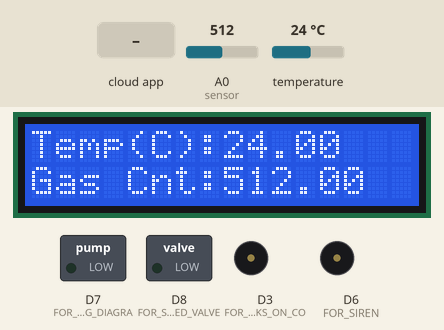
This sketch was run on a simulated ESP8266 (NodeMCU). Parts: 16×2 character LCD, switched loads named in the sketch (green lamp = pin HIGH), buzzer (waves = sounding, pin HIGH). The test bench sets the inputs (shaded band); at power-on: A0 (sensor) = 512, temperature 24 °C.

Above: at 2.4 s.
2.5 s: A0 (sensor) set to 982
At 4.6 s:
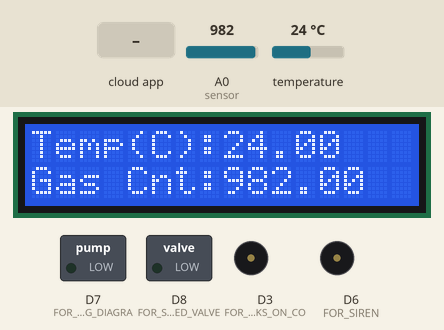
4.9 s: A0 (sensor) set to 1010
At 6.3 s:
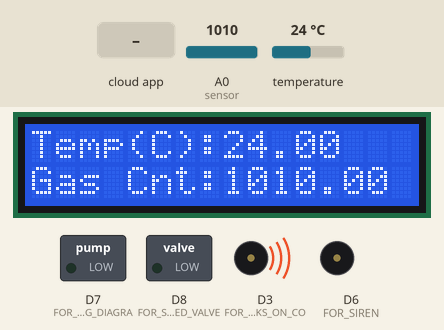
6.6 s: the phone or cloud app sets gasvalve to 1
At 8.0 s:
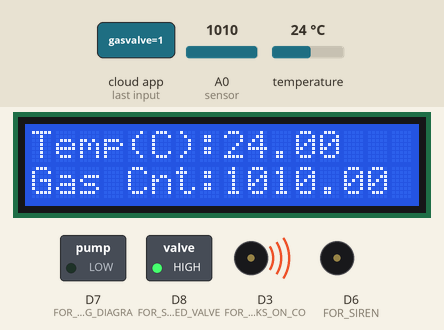
8.3 s: the phone or cloud app sets pump to 1
At 9.6 s:
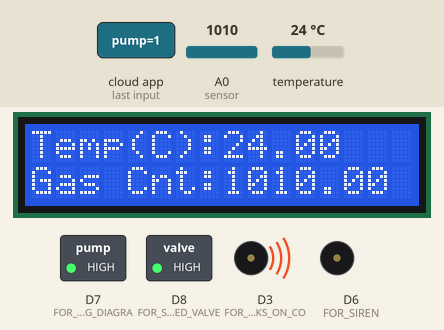
10.0 s: the phone or cloud app sets siren to 1
At 11.3 s:
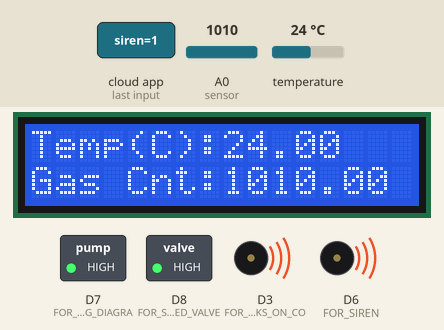
11.7 s: A0 (sensor) set to 990
At 12.9 s:
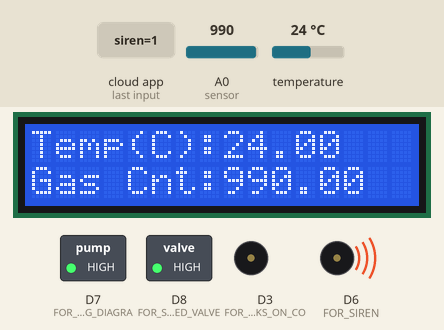
Timing chart, 0 to 14.4 s (numbered marks = the images above; inputs shaded):
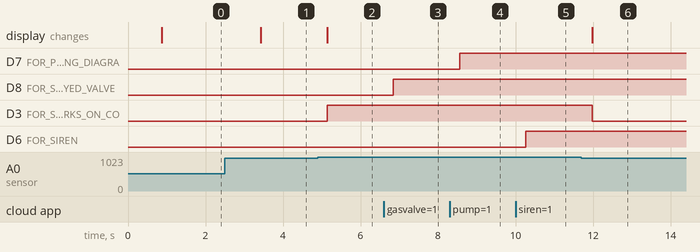

Measured:
- the behaviour switches between 1000 and 1001 on A0 (sensor) (found by bisection; images 1 and 2)
- after the input at 2.5 s, the display: changes after 0.93 s (image 1)
- after the input at 4.9 s, D3 (FOR_SIREN_BUT_WORKS_ON_CO): LOW → HIGH after 0.24 s; the display: changes after 0.24 s (image 2)
- after the input at 6.6 s, D8 (FOR_SOLENOYED_VALVE): LOW → HIGH after 0.25 s
- after the input at 8.3 s, D7 (FOR_PUMP_ACCORDING_DIAGRA): LOW → HIGH after 0.26 s
- after the input at 10.0 s, D6 (FOR_SIREN): LOW → HIGH after 0.27 s
- after the input at 11.7 s, D3 (FOR_SIREN_BUT_WORKS_ON_CO): HIGH → LOW after 0.28 s; the display: changes after 0.28 s (image 6)

The sketch:

Thinger_connection.ino
```cpp
  #include <ThingerESP8266.h>
  #define SSID "Khadiza"
  #define SSID_PASSWORD "12345678"
  #define USERNAME "Khadiza"
  #define DEVICE_ID "KHADIZAIOTID"
  #define DEVICE_CREDENTIAL "khadiza123456"
  ThingerESP8266 thing(USERNAME, DEVICE_ID, DEVICE_CREDENTIAL);


  #include <OneWire.h>
  #include <DallasTemperature.h>
  #define ONE_WIRE_BUS 5 //d1 pin for temperature sensor
  OneWire oneWire(ONE_WIRE_BUS);
  DallasTemperature sensors(&oneWire);

  #include <Wire.h>
  #include <LiquidCrystal_I2C.h>
  LiquidCrystal_I2C lcd(0x27, 16, 2);

  float gasval;
  float temp;

  void setup() {
   pinMode(D3,OUTPUT);// FOR SIREN BUT WORKS ON CONDITION
   pinMode(D6,OUTPUT);// FOR SIREN
   pinMode(D7,OUTPUT);// FOR PUMP ACCORDING DIAGRAM
   pinMode(D8,OUTPUT);// FOR SOLENOYED VALVE

   Serial.begin(115200);
   sensors.begin();
   thing.add_wifi(SSID, SSID_PASSWORD);
  }

  void loop() {

   sensors.requestTemperatures();
   temp = sensors.getTempCByIndex(0);
   gasval = analogRead(A0);// A0 pin + gas sensor
   lcd.begin();
   lcd.backlight();
   lcd.print("Temp(C):");
   lcd.print(temp);
   lcd.setCursor(0,1);
   lcd.print("Gas Cnt:");
   lcd.print(gasval);


  thing["temperature"] >> [](pson& out){
      out = temp;};

  thing["gasValue"] >> [](pson& out){
      out = gasval;};


   thing["siren"] << digitalPin(D6);
   thing["pump"] << digitalPin(D7);
   thing["gasvalve"] << digitalPin(D8);


 if (temp   > 60)   {digitalWrite(D3,HIGH);} else if(temp < 60){digitalWrite(D3,LOW);}
 if (gasval > 1000) {digitalWrite(D3,HIGH);thing.call_endpoint("khadizaakhi756@gmai.com");} else if(gasval < 1000){digitalWrite(D3,LOW);}

  thing.handle();
  }
```
